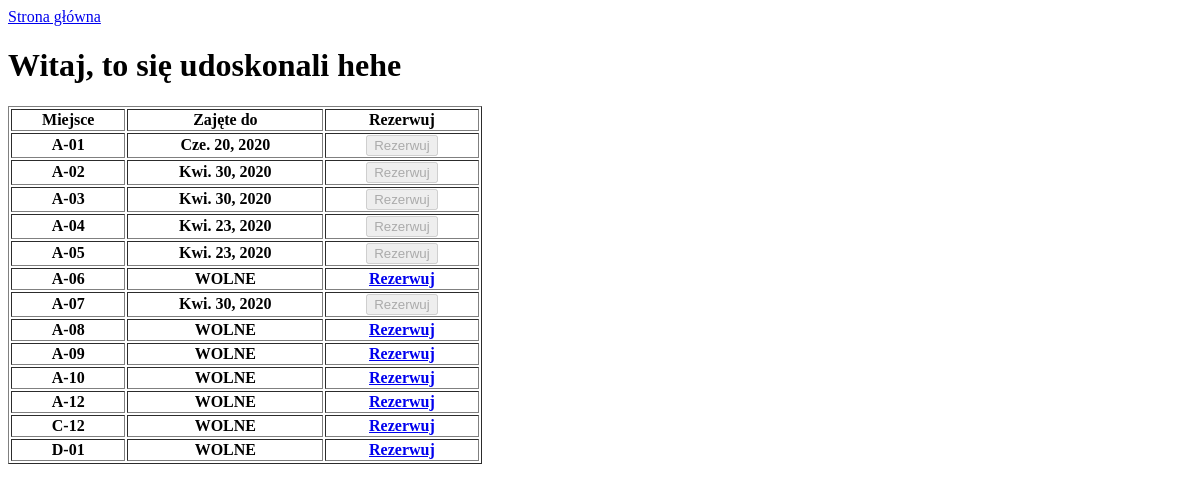
The app's page /marine/, older data.
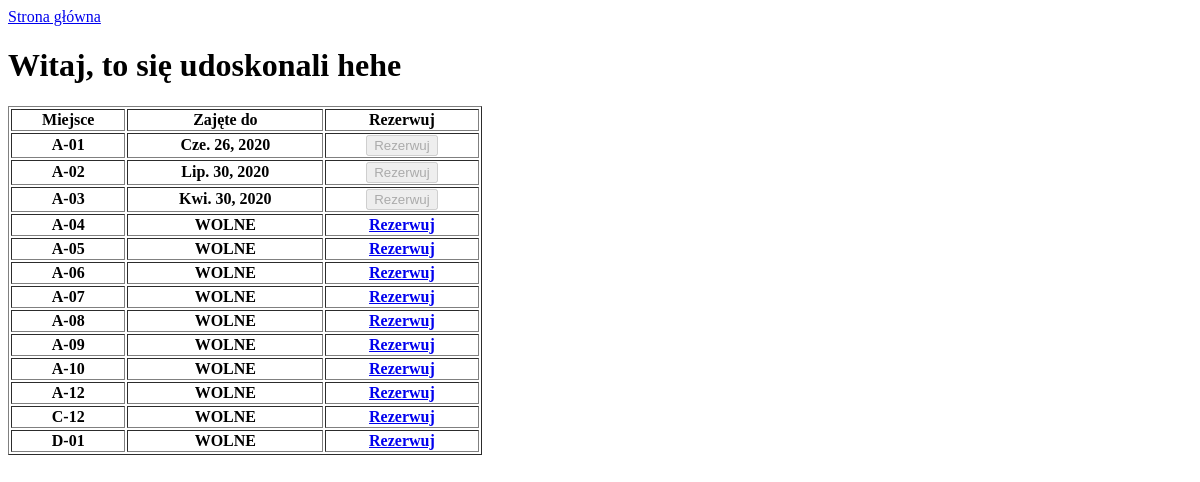
The same page, newer data.
### marine/models.py (models this page shows, shortened)
class ParkingPlace(models.Model):
    parking_place = models.CharField(max_length=5)
    occupied_to = models.DateField('Occupied to', blank=True, null=True)
    name_yacht = models.CharField(max_length=50, null=True, blank=True)
    def place_free(self):
        if self.occupied_to:
            return self.occupied_to <= datetime.date.today()
        else:
            return True
    place_free.boolean = True
    place_free.short_description = 'Place free?'

### marine/views.py (the view)
# urls.py: path('', views.IndexView.as_view(), name='index'),
class IndexView(generic.ListView):
    template_name = 'marine/index.html'
    context_object_name = 'parking_places'
    def get_queryset(self):
        return ParkingPlace.objects.order_by('parking_place')

### marine/templates/marine/index.html
{% extends 'marine/base.html' %}
{% block content %}
    <table style="width:40%" border="1">
        <tr>
            <th>Miejsce</th>
            <th>Zajęte do</th>
            <th>Rezerwuj</th>
        </tr>
    {% for parking_place in parking_places %}
        <tr>
            <th>{{ parking_place.parking_place }}</th>
            <th>
                {% if parking_place.occupied_to and not parking_place.place_free %}
                {{ parking_place.occupied_to }}
                {% else %} WOLNE
                {% endif %}
            </th>
            <th>
                {% if parking_place.place_free %}
                    <a href="{% url 'marine:new_book' parking_place.id %}">Rezerwuj</a>
                {% else %}
                    <button type="button" disabled>Rezerwuj</button>
                {% endif %}
            </th>
        </tr>
    {% endfor %}
    </table>
{% endblock %}

Row changes from the older to the newer data that the page shows:
changed ParkingPlace: occupied_to "Cze. 20, 2020" → "Cze. 26, 2020"
changed ParkingPlace: occupied_to "Kwi. 30, 2020" → "Lip. 30, 2020"
changed ParkingPlace (number 4 of 13 on the later page): occupied_to "Kwi. 23, 2020" → (not shown); now shows "WOLNE"
changed ParkingPlace (number 5 of 13 on the later page): occupied_to "Kwi. 23, 2020" → (not shown); now shows "WOLNE"
changed ParkingPlace (number 7 of 13 on the later page): occupied_to "Kwi. 30, 2020" → (not shown); now shows "WOLNE"
